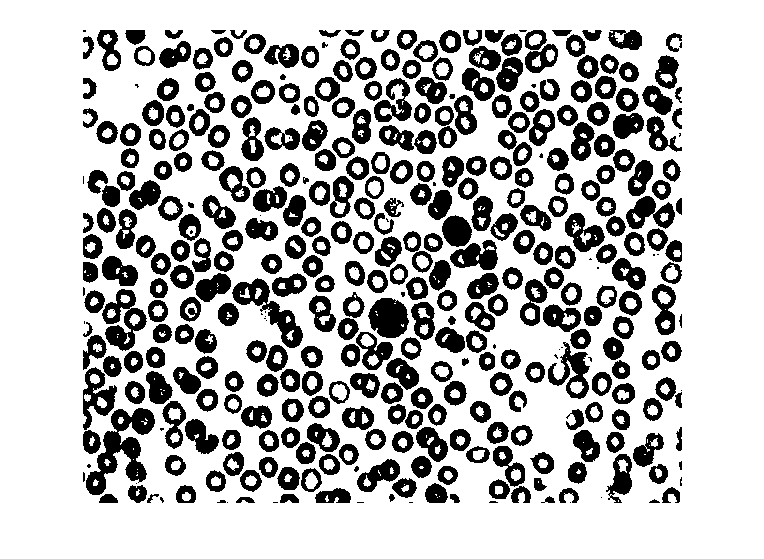
#> input picture assignment5/cells_binary.png, 764 x 559 px, found by its file name
$ python 'as5 Q1.py'
#> lines starting #> are read from the running program, lines starting #| are printed output that depends on the picture; after the words box and inside, x2 and y2 are one past the last pixel; in counts of white or black regions, pixels touching at a corner belong together
# -*- coding: utf-8 -*-
"""sip5.ipynb

Automatically generated by Colaboratory.

Original file is located at
    https://colab.research.google.com/drive/1xbUpV396QVFu7p--EzOiKVQsg74-MPg3
"""

from google.colab import drive
drive.mount('/content/drive')

import numpy as np
import matplotlib.pyplot as plt
from skimage.io import imread, imshow
import skimage.morphology as sm
from scipy.ndimage.morphology import binary_hit_or_miss

cells_binary = imread('/content/drive/MyDrive/cells_binary.png', as_gray=True)
#> cells_binary: shape (559, 764) uint16; values 0 (black) and 65535 (white), 73.4% white; 395 black regions (49 under 20 px), largest, box (x1, y1, x2, y2) and area: (86, 408, 155, 495) 2460, (232, 278, 303, 348) 1487, (102, 289, 147, 351) 1333

SE = sm.disk(2)
opening = sm.binary_opening(cells_binary, SE)
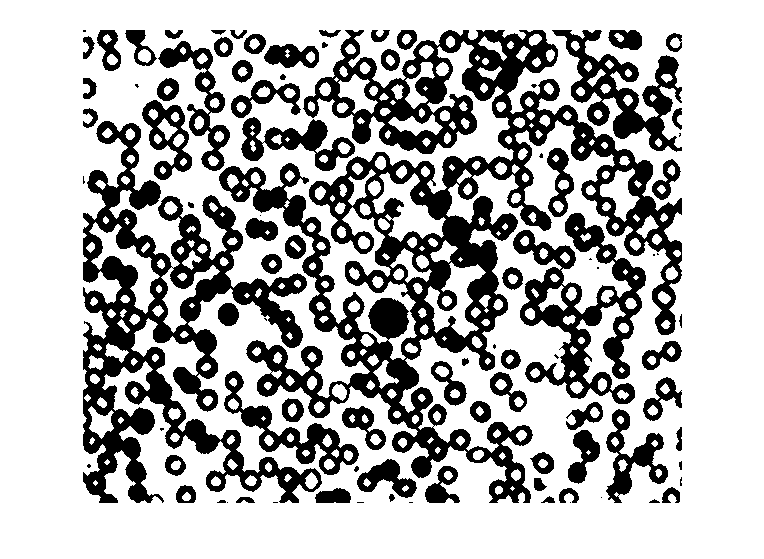
#> opening: shape (559, 764) bool; 70.9% white; 92 black regions (23 under 20 px), largest, box (x1, y1, x2, y2) and area: (219, 30, 682, 503) 52230, (83, 121, 322, 503) 27237, (513, 213, 646, 404) 9021
closing = sm.binary_closing(cells_binary, SE)
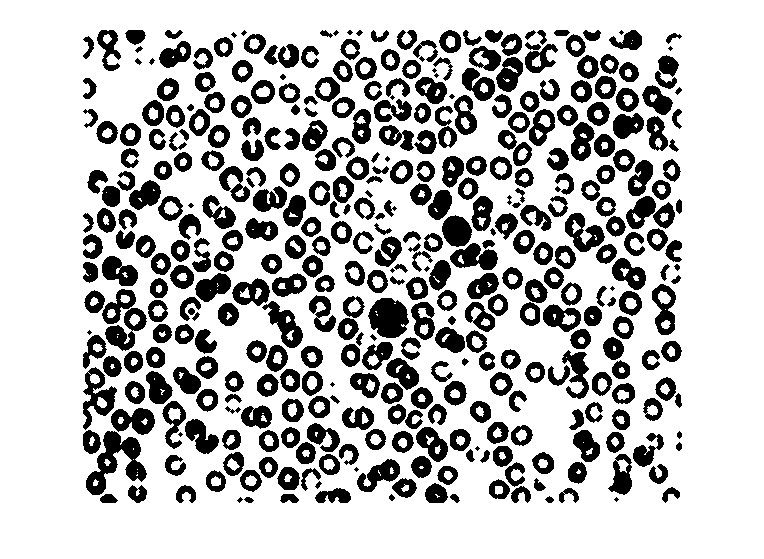
#> closing: shape (559, 764) bool; 74.8% white; 400 black regions (23 under 20 px), largest, box (x1, y1, x2, y2) and area: (86, 431, 147, 495) 1643, (368, 298, 409, 338) 1219, (83, 367, 117, 430) 911

fig, axs = plt.subplots(1, 3, figsize=(15,4))
axs[0].imshow(cells_binary, cmap='gray')
axs[0].set_title('Original image')
axs[0].axis('off')
axs[1].imshow(opening, cmap='gray')
axs[1].set_title('Opening')
axs[1].axis('off')
axs[2].imshow(closing, cmap='gray')
axs[2].set_title('Closing')
axs[2].axis('off')

#> (the run stopped early here; a loop or call above may not have finished)
